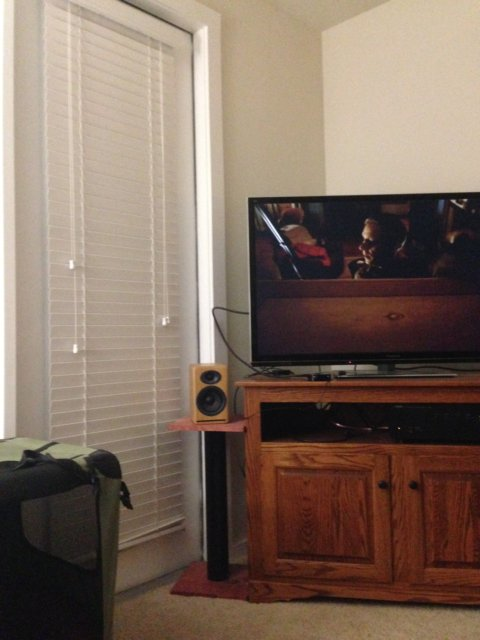
#> input picture assignment_1/Python-Multiple-Image-Stitching-master/images/1.jpg, 480 x 640 px, found by its file name
$ python 'image stitching.py'
#> lines starting #> are read from the running program, lines starting #| are printed output that depends on the picture
import cv2
import numpy as np
img1 = cv2.imread('D:/kaikeba_5th/CV/assignment_1/Python-Multiple-Image-Stitching-master/images/1.jpg')
#> img1 is the input picture: shape (640, 480, 3); mean B, G, R 95.3, 108.5, 127.8
img2 = cv2.imread('D:/kaikeba_5th/CV/assignment_1/Python-Multiple-Image-Stitching-master/images/2.jpg')
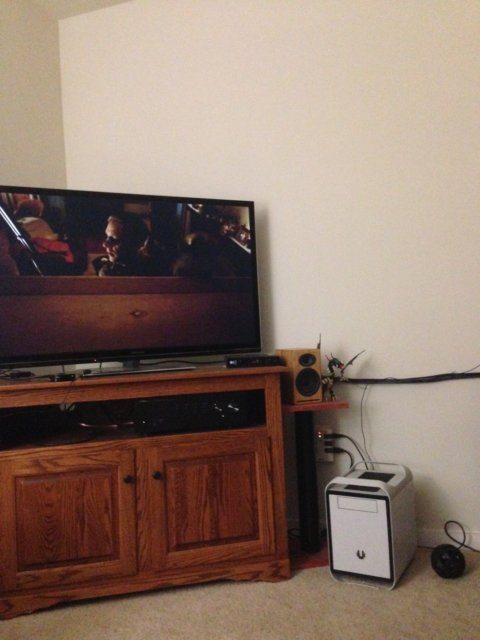
#> input picture assignment_1/Python-Multiple-Image-Stitching-master/images/2.jpg, 480 x 640 px, found by its file name
#> img2 is the input picture: shape (640, 480, 3); mean B, G, R 105.4, 117.7, 139.1
ratio = 0.85
min_match = 10
sift = cv2.xfeatures2d.SIFT_create()
smoothing_window_size = 400
def registration(img1,img2):
    # 利用sift算法进行特征点提取
    kp1, des1 = sift.detectAndCompute(img1, None)
#> kp1 = 422 keypoints; strongest (x, y, size): (279, 239, 3.7), (454, 201, 2.6), (365, 234, 5.8), (465, 200, 2.1)
    kp2, des2 = sift.detectAndCompute(img2, None)
#> kp2 = 429 keypoints; strongest (x, y, size): (17, 232, 3.8), (249, 251, 2.6), (231, 362, 1.9), (248, 227, 2.8)
    # 特征点匹配
    matcher = cv2.BFMatcher()# 暴力匹配
    raw_matches = matcher.knnMatch(des1, des2, k=2)#knn匹配
#> raw_matches = 422 matches
    good_points = []
    good_matches = []
    for m1, m2 in raw_matches:
        if m1.distance < ratio * m2.distance:
            good_points.append((m1.trainIdx, m1.queryIdx))
            good_matches.append([m1])
#> after the loop, good_matches = 147 matches; good_points = 147 pairs, first value 1 to 420, second value 6 to 421
        # else:
        #     good_points.append((m2.trainIdx, m2.queryIdx))
        #     good_matches.append([m2])
    img3 = cv2.drawMatchesKnn(img1, kp1, img2, kp2, good_matches, None, flags=2)
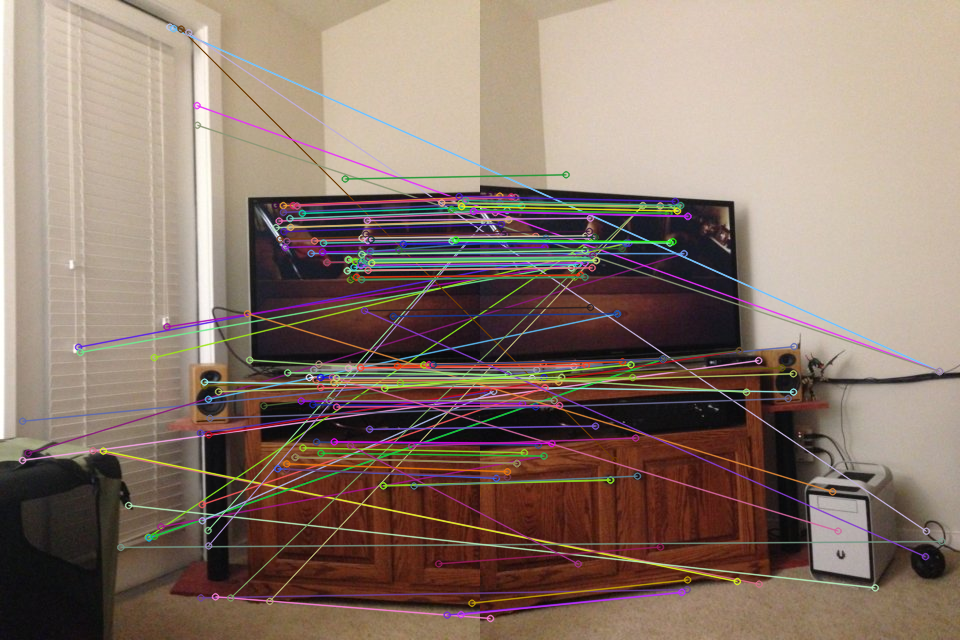
#> img3: shape (640, 960, 3); mean B, G, R 107.9, 119.8, 139.3
    cv2.imshow('matching.jpg', img3)
    if len(good_points) > min_match:
        image1_kp = np.float32(
            [kp1[i].pt for (_, i) in good_points])
#> image1_kp = 147 pairs, first value 22.08 to 473.1, second value 26.64 to 614.6
        image2_kp = np.float32(
            [kp2[i].pt for (i, _) in good_points])
#> image2_kp = 147 pairs, first value 4.44 to 461.3, second value 174.3 to 618
        H, status = cv2.findHomography(image2_kp, image1_kp, cv2.RANSAC, 5.0)
#> H = [[0.641, -0.0063, 267.7], [-0.231, 0.926, 25.99], [-0.000762, 1.15e-05, 1]]; status = 147 values, max 1 at index 39, min 0 at index 0, mean 0.639
    return H
def create_mask(img1,img2,version):
    height_img1 = img1.shape[0]
    width_img1 = img1.shape[1]
    width_img2 = img2.shape[1]
    height_panorama = height_img1
    width_panorama = width_img1 +width_img2
    offset = int(smoothing_window_size / 2)
    barrier = img1.shape[1] - int(smoothing_window_size / 2)
    mask = np.zeros((height_panorama, width_panorama))
    if version== 'left_image':
        mask[:, barrier - offset:barrier + offset ] = np.tile(np.linspace(1, 0, 2 * offset ).T, (height_panorama,1))
        mask[:, :barrier - offset] = 1
    else:
        mask[:, barrier - offset :barrier + offset ] = np.tile(np.linspace(0, 1, 2 * offset ).T, (height_panorama, 1))
        mask[:, barrier + offset:] = 1
    return cv2.merge([mask, mask, mask])

def blending(img1,img2):
    H = registration(img1,img2)
    height_img1 = img1.shape[0]
#> height_img1 = 640
    width_img1 = img1.shape[1]
#> width_img1 = 480
    width_img2 = img2.shape[1]
#> width_img2 = 480
    height_panorama = height_img1
#> height_panorama = 640
    width_panorama = width_img1 +width_img2
#> width_panorama = 960

    panorama1 = np.zeros((height_panorama, width_panorama, 3))
    mask1 = create_mask(img1,img2,version='left_image')
    panorama1[0:img1.shape[0], 0:img1.shape[1], :] = img1
    panorama1 = panorama1 * mask1
    mask2 = create_mask(img1,img2,version='right_image')
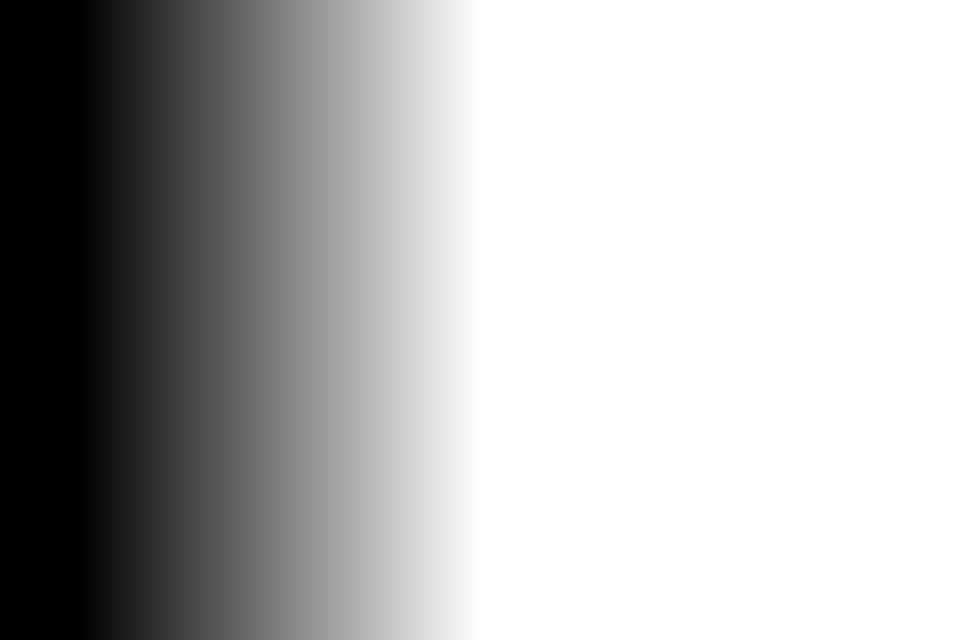
#> mask2: shape (640, 960, 3) float64; min 0, max 1, mean 0.708
    panorama2 = cv2.warpPerspective(img2, H, (width_panorama, height_panorama))*mask2
    result=panorama1+panorama2
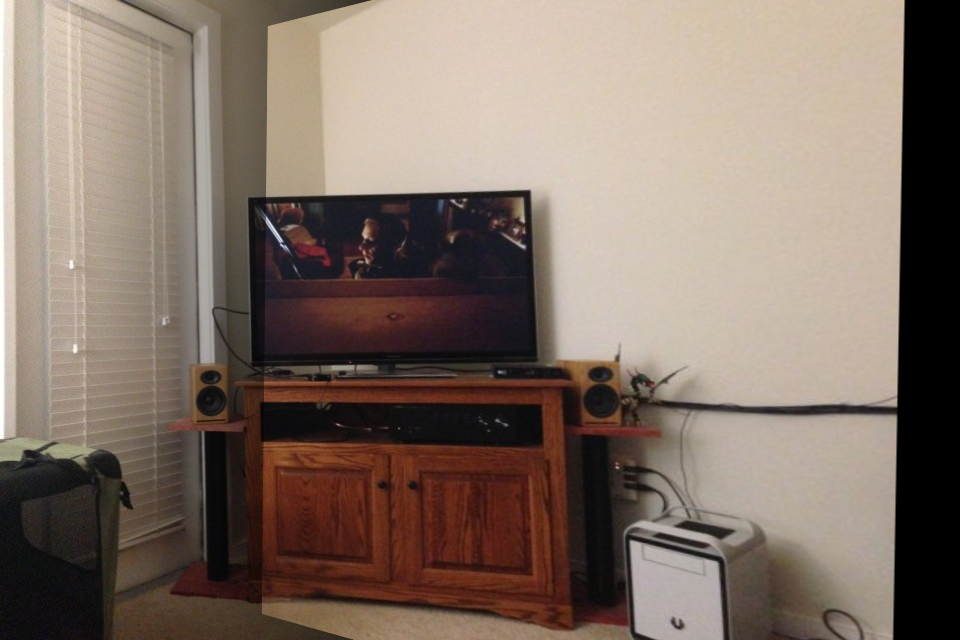
#> result: shape (640, 960, 3) float64; mean B, G, R 103.1, 114.1, 130.1
    cv2.imshow('result',result)
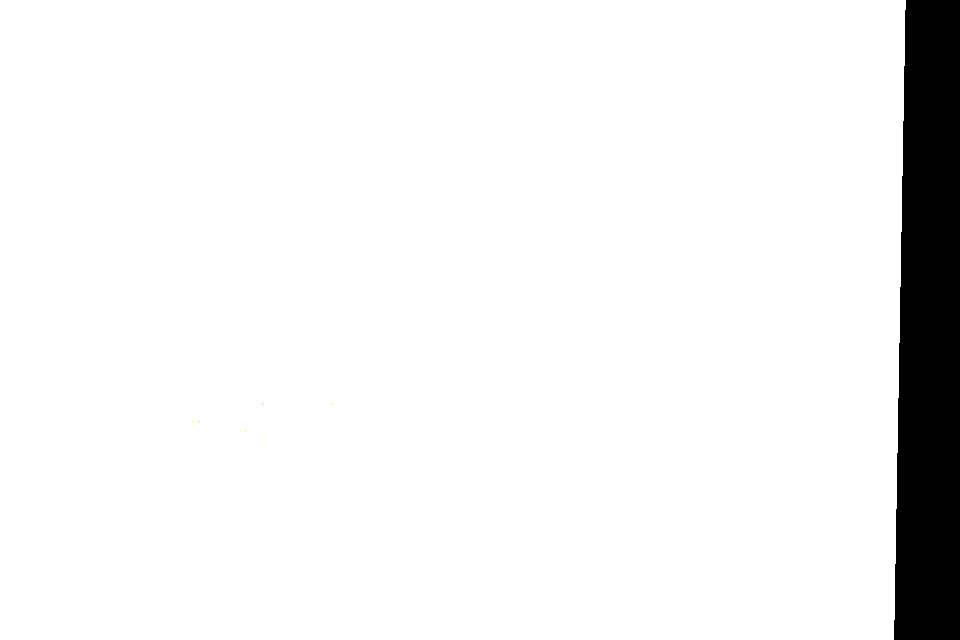
#> window 'result': shape (640, 960, 3); mean B, G, R 239, 239, 239

    rows, cols = np.where(result[:, :, 0] != 0)
    min_row, max_row = min(rows), max(rows) + 1
#> min_row = 0; max_row = 640
    min_col, max_col = min(cols), max(cols) + 1
#> min_col = 0; max_col = 906
    final_result = result[min_row:max_row, min_col:max_col, :]
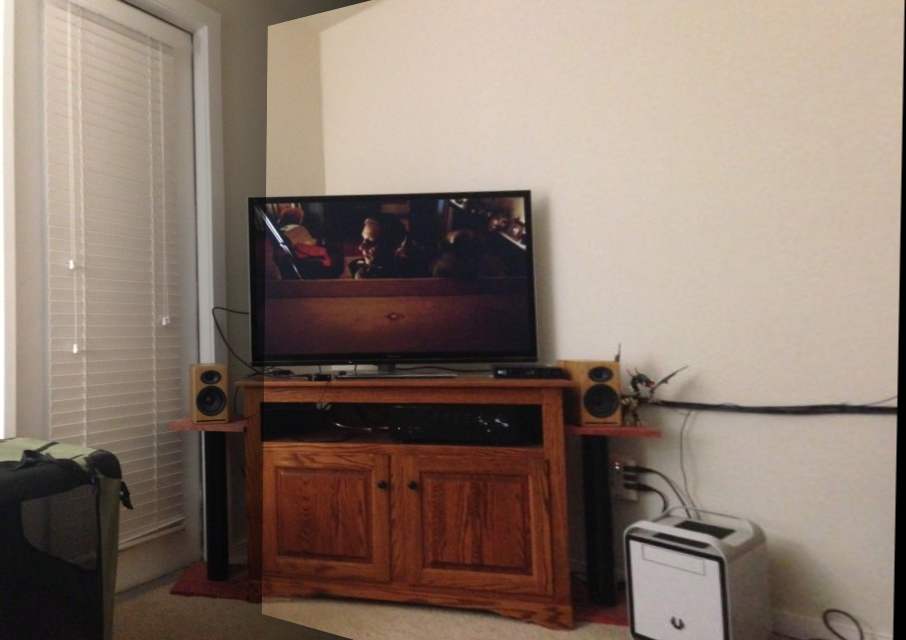
#> final_result: shape (640, 906, 3) float64; mean B, G, R 109.2, 120.9, 137.9
    return final_result
final=blending(img1,img2)
cv2.imshow('panorama.jpg', final)
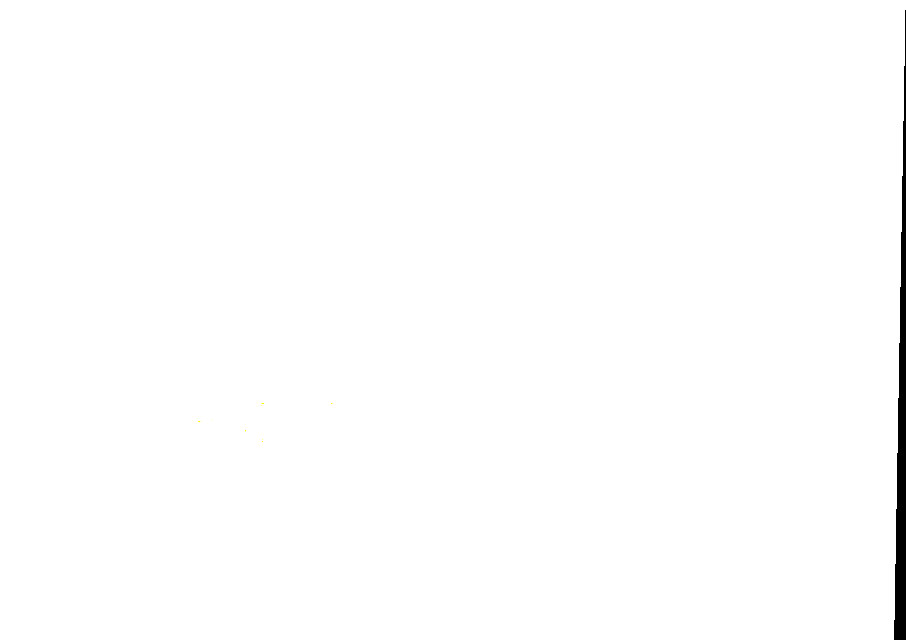
#> window 'panorama.jpg': shape (640, 906, 3); mean B, G, R 253.3, 253.3, 253.3
key=cv2.waitKey(0)
#> (key Esc is pressed here)
if key==27:
    cv2.destroyAllWindows()
print(final)
#> (printed output is left out)
